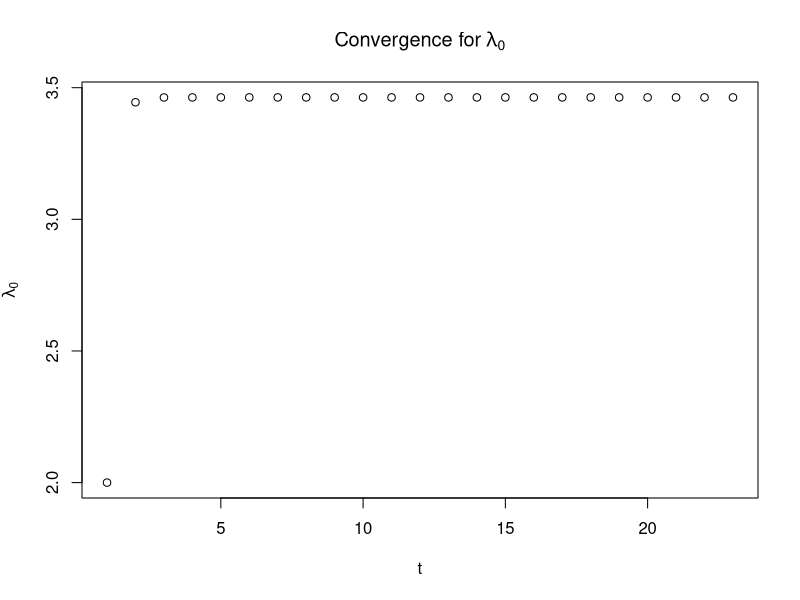
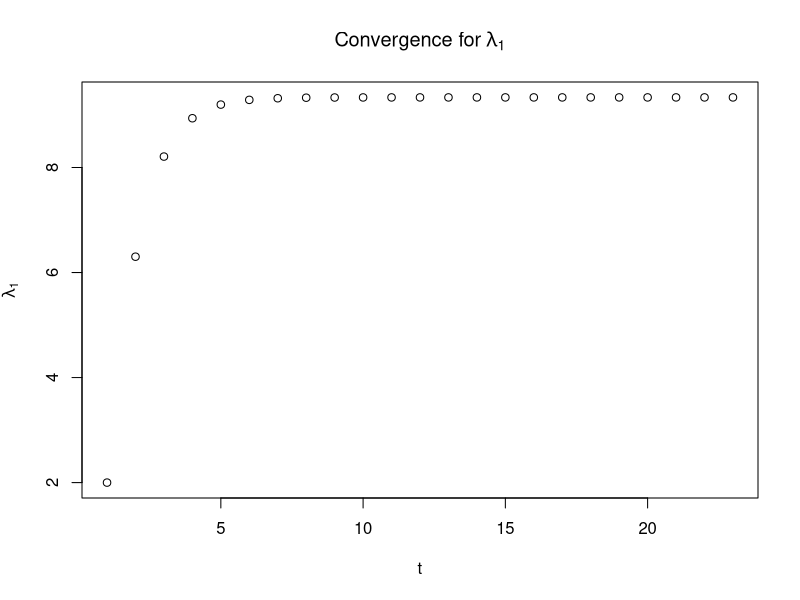
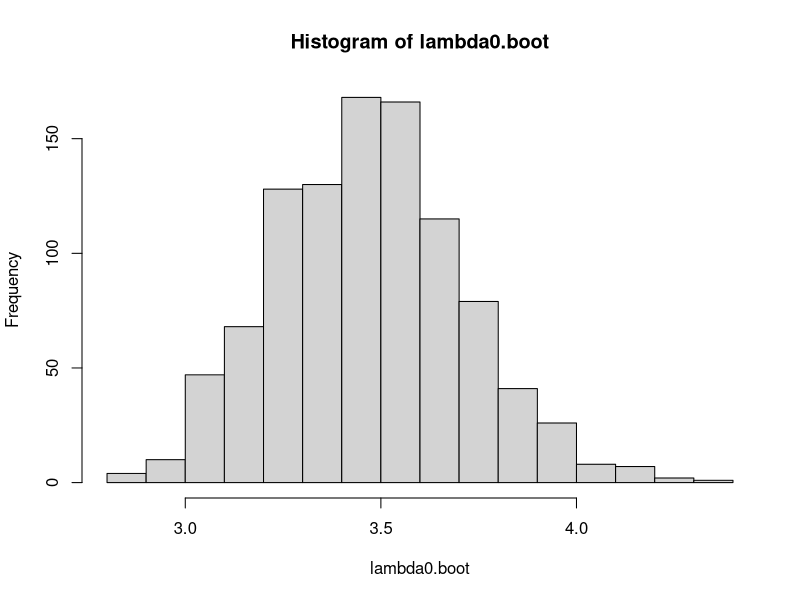
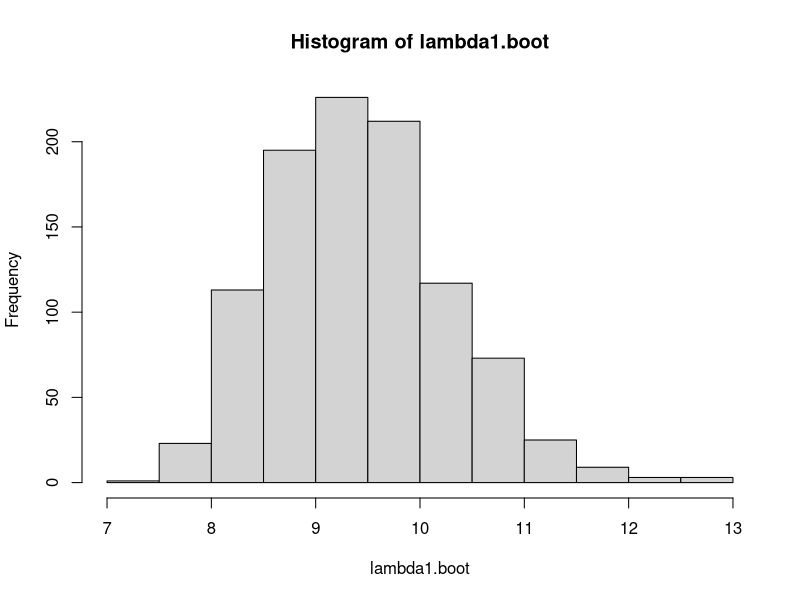

Write the R code that produced these figures, in order.
## ---- chunk 1
knitr::opts_chunk$set(echo = TRUE)
## ---- chunk 2
# Load data
u = read.delim("u.txt")
z = read.delim("z.txt")
u = u[[1]]
z = z[[1]]

# Function to calculate the sums in the expressions above
summs = function(u, z, lambda0t, lambda1t) {
  n = length(u)
  summ0 = 0
  summ1 = 0
  for (i in (1:n)) {
    summ0 = summ0 + u[i] * z[i] + (1-u[i]) * (1/lambda0t - z[i]/(exp(lambda0t*z[i])-1))
    summ1 = summ1 + (1-u[i]) * z[i] + u[i] * (1/lambda1t- z[i]/(exp(lambda1t*z[i])-1))
  }
  return(c(summ0,summ1))
}

# Function fo calculate Q
Q = function(u, z, lambda0t, lambda1t) {
  #n = length(y)
  n = length(u)   # DEBUG 
  zums = summs(u,z,lambda0t, lambda1t)
  expect = n * (log(lambda0t)+log(lambda1t)) - lambda0t * zums[1] - lambda1t * zums[2]
  return(expect)
}

# EM algorithm for the problem
# returns the maximum likelihood estimators for a given threshold epsilon
# produces convergence plots
EM = function(u, z, lambda.init, epsilon, plot=TRUE) {
  n = length(u)
  lambda0 = c(lambda.init[1]) # Create vector and set the first value
  lambda1 = c(lambda.init[2]) # Create vector and set the first value
  # To initiate the while loop
  Q.t = -Inf
  Q.t1 = Q(u, z, lambda0[1], lambda1[1])
  t = 1
  while (abs(Q.t1 - Q.t) > epsilon) {           # Terminate if abs(Q^{t+1}-Q^{t} <= epsilon)
    zums = summs(u, z, lambda0[t], lambda1[t])
    lambda0 = c(lambda0, n/zums[1])
    lambda1 = c(lambda1, n/zums[2])
    Q.t = Q.t1
    Q.t1 = Q(u, z, lambda0[t+1], lambda1[t+1])
    t = t + 1
  }
  if(plot){
    plot((1:length(lambda0)), lambda0, xlab = "t", ylab = bquote(lambda[0]), main = bquote("Convergence for"~lambda[0]))  # Convergence plot
    plot((1:length(lambda1)), lambda1, xlab = "t", ylab = bquote(lambda[1]), main = bquote("Convergence for"~lambda[1]))  # COnvergence plot
  }
  
  return(c(lambda0[length(lambda0)], lambda1[length(lambda1)]))
}

#EMfor = function(u, z, lambda.init, it) {
#  n = length(u)
#  lambda0 = c(lambda.init[1])
#  lambda1 = c(lambda.init[2])
#  for (t in (1:it)) {
#     zums = summs(u, z, lambda0[t], lambda1[t])
#    lambda0 = c(lambda0, n/zums[1])
#    lambda1 = c(lambda1, n/zums[2])
#  }
  
#  plot((1:length(lambda0)), lambda0)
#  plot((1:length(lambda1)), lambda1)
  
#  return(c(lambda0[length(lambda0)], lambda1[length(lambda1)]))
#}


result = EM(u, z, c(2, 2), 0.00000001)
result
## ---- chunk 3
u = read.delim("u.txt")
z = read.delim("z.txt")
u = u[[1]]
z = z[[1]]

# Create B bootstrap samples: 
B = 1000
u.boot <- matrix(0L, nrow=B, ncol=length(u))
z.boot <- matrix(0L, nrow=B, ncol=length(u))

# for(b in 1:B){
#   u.boot[b,] <- sample(u, length(u), replace=TRUE)
#   z.boot[b,] <- sample(z, length(z), replace=TRUE)
# }

for(b in 1:B){
  idx <- sample(seq(1:length(u)), length(u), replace=TRUE)
  u.boot[b,] <- u[idx]
  z.boot[b,] <- z[idx]
}

# Evaluate corresponding parameter estimates:
lambda0.boot <- rep(0,B)
lambda1.boot <- rep(0,B)

for(b in 1:B){
  lambs <- EM(u.boot[b,], z.boot[b,], c(2,2),0.00000001, plot=FALSE)
  lambda0.boot[b] <- lambs[1]
  lambda1.boot[b] <- lambs[2]
}

# histograms of bootstrap samples of estimators
hist(lambda0.boot)
hist(lambda1.boot)

# estimate sd and corr:
lambda0.sd <- sd(lambda0.boot); lambda0.sd
lambda1.sd <- sd(lambda1.boot); lambda1.sd
lambda.corr <- cor(lambda0.boot, lambda1.boot); lambda.corr
cat(c(lambda0.sd, lambda1.sd, lambda.corr))

stats <- function(l0.boot, l1.boot, results){
  B <- length(l0.boot)
  l0.dot <- mean(l0.boot)
  l1.dot <- mean(l1.boot)
  l0.se <- sqrt(sum((l0.boot - l0.dot)**2)/(B-1))
  l1.se <- sqrt(sum((l1.boot - l1.dot)**2)/(B-1))
  l.cov <- sum((l0.boot - l0.dot)*(l1.boot - l1.dot))/(B-1)
  l.corr <- l.cov/(l0.se**2*l1.se**2)
  l0.bias <- l0.dot - results[1]
  l1.bias <- l1.dot - results[2]
  return(data.frame(l0.se=l0.se, l1.se=l1.se, corr = l.corr, l0.bias=l0.bias, l1.bias = l1.bias))
}

stats(lambda0.boot, lambda1.boot, result)
## ---- chunk 4
log.lik <- function(par, u, z){
  # par = c(lambda_0, lambda_1)
  u.0.idx <- which(u==0)
  u.1.idx <- which(u==1)
  result <- sum(log(par[2]*exp(-par[2]*z[u.0.idx])*(1 - exp(-par[1]*z[u.0.idx]))))
  result <- result + sum(log(par[1]*exp(-par[1]*z[u.1.idx])*(1 - exp(-par[2]*z[u.1.idx]))))
  return(-result)
}

mle <- optim(par=c(2,2), fn=log.lik, u=u, z=z)
mle
